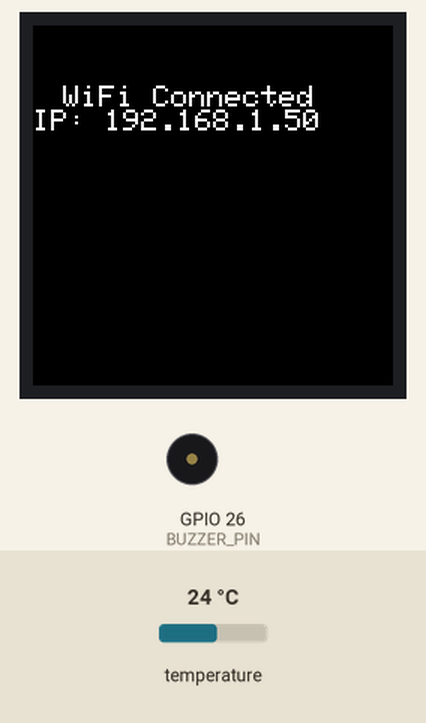
Simulated run of this program. Board: ESP32. Parts: 240×240 colour display, buzzer (waves = sounding). The test bench sets the inputs (shaded band); at power-on: temperature 24 °C. WiFi joins after 1.5 s; servers stay silent unless stated; no MQTT or app messages arrive unless stated; web services answer with replies made up by the test bench; what the program prints to the serial monitor is not drawn.

Above: at 4.9 s.
5.0 s: temperature set to 20.5 °C
At 15.7 s:
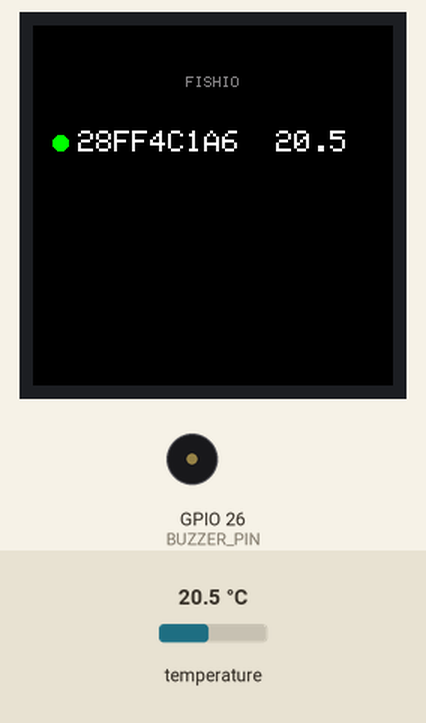
21.0 s: temperature set to 19.3 °C
At 25.8 s:
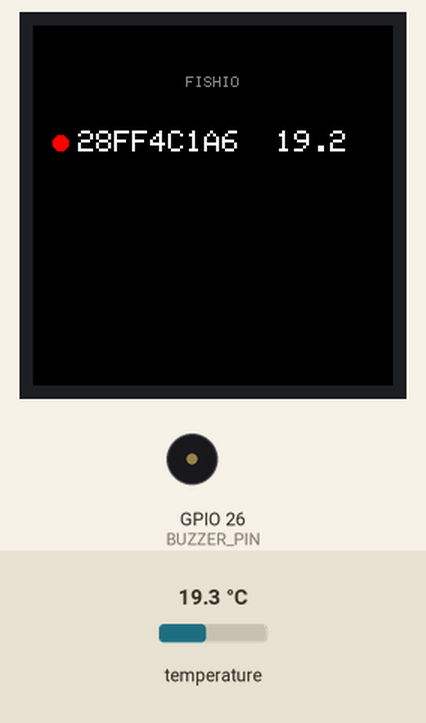
37.0 s: temperature set to 28 °C
At 45.5 s:
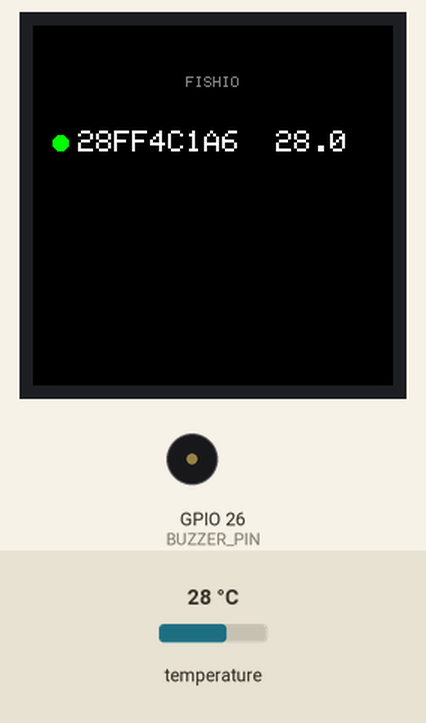
53.0 s: temperature set to 12 °C
At 56.4 s:
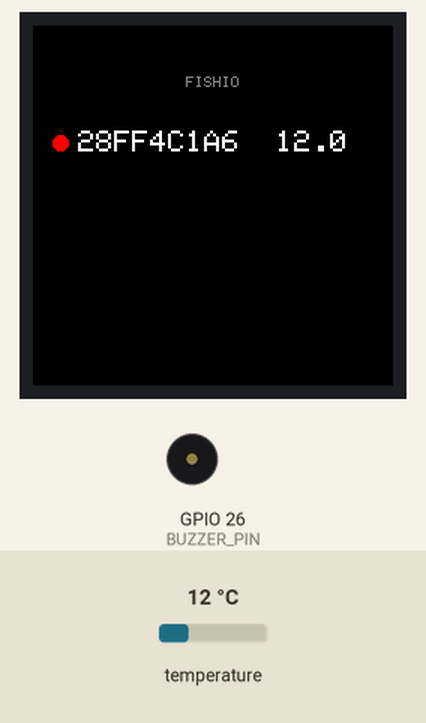
Timing chart, 0 to 66.7 s (numbered marks = the images above; inputs shaded):
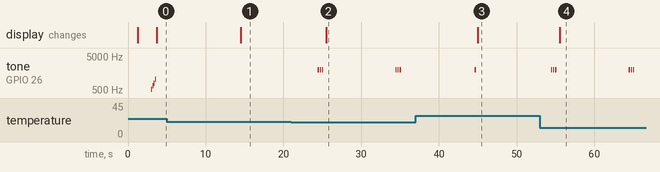

The program:

main.cpp
```cpp
// main.cpp — fishio.2 (ESP32 + GC9A01)
#include <WiFi.h>
#include "Buzzer.h"
#include "Config.h"
#include "DisplayManager.h"
#include "MqttManager.h"
#include "OtaManager.h"
#include "SystemInfoManager.h"
#include "TelegramAlert.h"
#include "TempSensorManager.h"
#include "WifiManager.h"

// Managers
WifiManager wifi(WIFI_SSID, WIFI_PASSWORD);
WiFiClient espClient;
MqttManager mqtt(MQTT_SERVER, MQTT_PORT, MQTT_CLIENT_ID, MQTT_USER, MQTT_PASSWORD);
TempSensorManager sensors(ONE_WIRE_BUS);
TelegramAlert telegram(TELEGRAM_BOT_TOKEN, TELEGRAM_CHAT_ID);
Buzzer buzzer(BUZZER_PIN);
SystemInfoManager sysInfo(mqtt, MQTT_CLIENT_ID, 60000);  // Every 60 seconds
OtaManager ota(MQTT_CLIENT_ID, OTA_PASSWORD);

// Store alert state per sensor
bool alertState[MAX_SENSORS] = { false };

// --- Fixed-size buffers ---
static char idBuf[32];
static char topicBuf[64];
static char msgBuf[160];  // Alerts / telegram messages, boot screens
static char dtBuf[16];    // Temperature as string for MQTT

// Display dashboard data. nameStore backs the readings' name pointers so they
// stay valid until showReadings() copies them.
static char nameStore[MAX_SENSORS][20];
static DisplayManager::TankReading readings[MAX_SENSORS];

// Timing
const unsigned long SENSORS_INTERVAL_MS = 10UL * 1000UL;  // 10 seconds between cycles
unsigned long lastSensorsMillis = 0;

void mqttCallback(char* topic, byte* payload, unsigned int length) {
  Serial.print("MQTT message [");
  Serial.print(topic);
  Serial.print("]: ");
  for (unsigned int i = 0; i < length; i++) Serial.print((char)payload[i]);
  Serial.println();
}

void setup() {
  Serial.begin(115200);
  delay(1000);

  buzzer.begin();
  DisplayManager::begin();
  DisplayManager::displayText("Fishio 2\nstarting...");

  wifi.connect();
  ota.begin();
  mqtt.begin(espClient, mqttCallback);
  mqtt.connect();

  sensors.begin();

  snprintf(msgBuf, sizeof(msgBuf), "Fishio 2 starting up.");
  telegram.sendMessage(msgBuf);
  buzzer.playMelody();

  lastSensorsMillis = millis();

  const char* ipAddress = wifi.getAddress();
  snprintf(msgBuf, sizeof(msgBuf), "WiFi Connected\nIP: %s", ipAddress);
  DisplayManager::displayText(msgBuf);
}

void processSensorsOnce() {
  // Ensure WiFi and MQTT are connected
  if (!wifi.isConnected()) wifi.connect();
  if (!mqtt.isConnected()) mqtt.connect();

  mqtt.loop();
  ota.loop();

  int count = sensors.getCount();
  if (count < 0) return;

  // One bus-wide conversion per cycle (not once per sensor).
  sensors.requestTemperatures();

  int rcount = 0;
  for (int i = 0; i < count && i < MAX_SENSORS; i++) {
    const String sensorIdStr = sensors.getId(i);
    strncpy(idBuf, sensorIdStr.c_str(), sizeof(idBuf));
    idBuf[sizeof(idBuf) - 1] = '\0';

    float temp = sensors.getTempC(i);

    // Resolve tank name (Config TANKS array), falling back to the raw id.
    const char* matched = nullptr;
    for (int j = 0; j < MAX_SENSORS; j++) {
      if (TANKS[j].id == nullptr) continue;
      if (strcmp(idBuf, TANKS[j].id) == 0) {
        matched = TANKS[j].name;
        break;
      }
    }
    strncpy(nameStore[rcount], matched ? matched : idBuf, sizeof(nameStore[rcount]));
    nameStore[rcount][sizeof(nameStore[rcount]) - 1] = '\0';
    const char* name = nameStore[rcount];

    snprintf(topicBuf, sizeof(topicBuf), "temp/aquarium/%s", idBuf);

    DisplayManager::Status status;
    if (temp == DEVICE_DISCONNECTED_C) {
      status = DisplayManager::STATUS_ERROR;
      snprintf(msgBuf, sizeof(msgBuf), "%s sensor disconnected!", name);
      Serial.println(msgBuf);
      buzzer.alert(5);
      if (!alertState[i]) {
        telegram.sendMessage(msgBuf);
        alertState[i] = true;
      }
    } else {
      dtostrf(temp, 4, 2, dtBuf);
      mqtt.publish(topicBuf, dtBuf);
      Serial.printf("Published %s (Topic: %s, Temp: %.2fC)\n", name, topicBuf, temp);

      if (temp < TEMP_LOW || temp > TEMP_HIGH) {
        status = DisplayManager::STATUS_ALERT;
        snprintf(msgBuf, sizeof(msgBuf),
                 "%s temperature out of range (Temp: %.2fC, Low: %d, High: %dC)",
                 name, temp, TEMP_LOW, TEMP_HIGH);
        Serial.println(msgBuf);
        buzzer.alert(3);
        if (!alertState[i]) {
          telegram.sendMessage(msgBuf);
          alertState[i] = true;
        }
      } else {
        status = DisplayManager::STATUS_OK;
        if (alertState[i]) {
          snprintf(msgBuf, sizeof(msgBuf),
                   "%s temperature back to normal (Temp: %.2fC)", name, temp);
          Serial.println(msgBuf);
          telegram.sendMessage(msgBuf);
          buzzer.alert(1);
          alertState[i] = false;
        }
      }
    }

    readings[rcount].name = nameStore[rcount];
    readings[rcount].tempC = temp;
    readings[rcount].status = status;
    rcount++;
  }  // end for sensors

  DisplayManager::showReadings(readings, rcount);
}

void loop() {
  unsigned long now = millis();

  if (now - lastSensorsMillis >= SENSORS_INTERVAL_MS) {
    lastSensorsMillis = now;
    processSensorsOnce();
  }

  // Keep services responsive between sensor cycles.
  sysInfo.loop();
  mqtt.loop();
  ota.loop();
  DisplayManager::tick();  // advances the carousel between data updates

  delay(10);
}
```

Buzzer.cpp
```cpp
#include "Buzzer.h"

// LEDC config: 8-bit resolution, 50% duty for a clean square-wave tone.
static const uint8_t LEDC_RES_BITS = 8;
static const uint32_t LEDC_DUTY = 128;  // ~50% of 8-bit range

Buzzer::Buzzer(uint8_t pin, uint8_t ledcChannel)
  : _pin(pin), _channel(ledcChannel) {}

void Buzzer::begin() {
  ledcSetup(_channel, 2000, LEDC_RES_BITS);
  ledcAttachPin(_pin, _channel);
  ledcWrite(_channel, 0);  // silent
}

void Buzzer::tone(uint32_t freq, uint32_t durationMs) {
  ledcWriteTone(_channel, freq);
  ledcWrite(_channel, LEDC_DUTY);
  delay(durationMs);
  noTone();
}

void Buzzer::noTone() {
  ledcWrite(_channel, 0);
  ledcWriteTone(_channel, 0);
}

void Buzzer::playMelody() {
  const uint16_t notes[] = { 523, 659, 784, 1047 };  // C5 E5 G5 C6
  for (uint8_t i = 0; i < 4; i++) {
    tone(notes[i], 120);
    delay(40);
  }
}

void Buzzer::alert(int beeps) {
  for (int i = 0; i < beeps; i++) {
    tone(2000, 150);
    delay(120);
  }
}
```

Buzzer.h
```cpp
#pragma once

#include <Arduino.h>

// Passive piezo buzzer driven by the ESP32 LEDC peripheral (ESP32 has no tone()).
class Buzzer {
public:
  Buzzer(uint8_t pin, uint8_t ledcChannel = 0);

  void begin();
  void playMelody();        // Startup chime
  void alert(int beeps);    // n short alert beeps
  void tone(uint32_t freq, uint32_t durationMs);
  void noTone();

private:
  uint8_t _pin;
  uint8_t _channel;
};
```

DisplayManager.cpp
```cpp
#include "DisplayManager.h"

#include <Arduino_GFX_Library.h>
#include "Config.h"

// VSPI data bus. GC9A01 is write-only, so MISO is not connected.
static Arduino_DataBus* bus =
    new Arduino_ESP32SPI(TFT_DC, TFT_CS, TFT_SCLK, TFT_MOSI, GFX_NOT_DEFINED);

// GC9A01 panel: rotation 0, IPS = true.
static Arduino_GFX* gfx = new Arduino_GC9A01(bus, TFT_RST, 0, true);

static const int16_t CX = 120;  // screen centre (240x240)
static const int16_t CY = 120;
static const uint16_t GRAY = 0x8410;
static const uint16_t DKGRAY = 0x4208;

// Cached copy of the latest readings so the carousel can redraw on its own.
struct Entry {
  char name[20];
  float tempC;
  uint8_t status;
};
static Entry s_entries[MAX_SENSORS];
static int s_count = 0;
static int s_index = 0;
static unsigned long s_lastAdvance = 0;

static uint16_t statusColor(uint8_t s) {
  switch (s) {
    case DisplayManager::STATUS_OK: return GREEN;
    case DisplayManager::STATUS_ALERT: return RED;
    default: return YELLOW;  // STATUS_ERROR
  }
}

// Print a string centred horizontally on CX and vertically on cy.
static void printCentered(const char* s, int16_t cy, uint8_t size, uint16_t color) {
  int16_t x1, y1;
  uint16_t w, h;
  gfx->setTextSize(size);
  gfx->getTextBounds(s, 0, 0, &x1, &y1, &w, &h);
  gfx->setTextColor(color);
  gfx->setCursor(CX - (int16_t)w / 2 - x1, cy - (int16_t)h / 2 - y1);
  gfx->print(s);
}

static void drawNoSensors() {
  gfx->fillScreen(BLACK);
  printCentered("No sensors", CY, 2, GRAY);
}

static void drawCarousel(int idx) {
  const Entry& e = s_entries[idx];
  uint16_t col = statusColor(e.status);

  gfx->fillScreen(BLACK);

  // Thick status ring around the rim.
  for (int16_t r = 119; r >= 113; r--) gfx->drawCircle(CX, CY, r, col);

  char name[16];
  strncpy(name, e.name, sizeof(name));
  name[sizeof(name) - 1] = '\0';
  printCentered(name, 62, 2, WHITE);

  char num[12];
  if (e.status == DisplayManager::STATUS_ERROR) strcpy(num, "--");
  else dtostrf(e.tempC, 0, 1, num);
  printCentered(num, CY, 5, col);

  // Degree ring just past the top-right of the big number.
  int16_t x1, y1;
  uint16_t w, h;
  gfx->setTextSize(5);
  gfx->getTextBounds(num, 0, 0, &x1, &y1, &w, &h);
  gfx->drawCircle(CX + (int16_t)w / 2 + 12, CY - (int16_t)h / 2 + 4, 4, col);

  // Page indicator: dots if they fit, otherwise "i/n".
  if (s_count > 1) {
    if (s_count <= 9) {
      int total = s_count * 14;
      int sx = CX - total / 2 + 7;
      for (int k = 0; k < s_count; k++) {
        if (k == idx) gfx->fillCircle(sx + k * 14, 196, 4, col);
        else gfx->drawCircle(sx + k * 14, 196, 3, DKGRAY);
      }
    } else {
      char p[12];
      snprintf(p, sizeof(p), "%d/%d", idx + 1, s_count);
      printCentered(p, 196, 2, WHITE);
    }
  }
}

static void drawList() {
  gfx->fillScreen(BLACK);
  printCentered("FISHIO", 38, 1, GRAY);

  const int rows = s_count < 4 ? s_count : 4;
  const int16_t ys[4] = { 78, 108, 138, 168 };
  for (int k = 0; k < rows; k++) {
    const Entry& e = s_entries[k];

    char name[10];
    strncpy(name, e.name, sizeof(name));
    name[sizeof(name) - 1] = '\0';

    char tstr[10];
    if (e.status == DisplayManager::STATUS_ERROR) strcpy(tstr, "--");
    else dtostrf(e.tempC, 0, 1, tstr);

    char row[24];
    snprintf(row, sizeof(row), "%s  %s", name, tstr);

    int16_t x1, y1;
    uint16_t w, h;
    gfx->setTextSize(2);
    gfx->getTextBounds(row, 0, 0, &x1, &y1, &w, &h);
    int16_t leftX = CX - (int16_t)w / 2 - x1;

    gfx->fillCircle(leftX - 12, ys[k], 5, statusColor(e.status));
    gfx->setTextColor(WHITE);
    gfx->setCursor(leftX, ys[k] - (int16_t)h / 2 - y1);
    gfx->print(row);
  }

  if (s_count > rows) {
    char more[12];
    snprintf(more, sizeof(more), "+%d more", s_count - rows);
    printCentered(more, 200, 1, GRAY);
  }
}

static void renderCurrent() {
  if (s_count == 0) {
    drawNoSensors();
    return;
  }
#if DISPLAY_MODE == DISPLAY_LIST
  drawList();
#else
  drawCarousel(s_index);
#endif
}

bool DisplayManager::begin() {
  if (!gfx->begin(TFT_SPI_SPEED)) {
    Serial.println("Display init failed!");
    return false;
  }

  // No BLK pin on this module — backlight is hardwired on.
  gfx->fillScreen(BLACK);
  return true;
}

void DisplayManager::displayText(const char* text) {
  gfx->fillScreen(BLACK);
  gfx->setTextColor(WHITE);
  gfx->setTextSize(2);
  // The round panel is 240x240; nudge in from the edge so text clears the bezel.
  gfx->setCursor(20, 40);
  gfx->println(text);
}

void DisplayManager::showReadings(const TankReading* readings, int count) {
  if (count > MAX_SENSORS) count = MAX_SENSORS;
  s_count = count;
  for (int i = 0; i < count; i++) {
    strncpy(s_entries[i].name, readings[i].name ? readings[i].name : "", sizeof(s_entries[i].name));
    s_entries[i].name[sizeof(s_entries[i].name) - 1] = '\0';
    s_entries[i].tempC = readings[i].tempC;
    s_entries[i].status = (uint8_t)readings[i].status;
  }
  if (s_index >= s_count) s_index = 0;
  s_lastAdvance = millis();
  renderCurrent();
}

void DisplayManager::tick() {
#if DISPLAY_MODE == DISPLAY_CAROUSEL
  if (s_count > 1 && millis() - s_lastAdvance >= CAROUSEL_INTERVAL_MS) {
    s_index = (s_index + 1) % s_count;
    s_lastAdvance = millis();
    drawCarousel(s_index);
  }
#endif
}
```

DisplayManager.h
```cpp
#pragma once

#include <Arduino.h>

// GC9A01 240x240 round IPS LCD over SPI (pins from Config.h).
// Renders an aquarium dashboard in one of two layouts selected by DISPLAY_MODE:
//   DISPLAY_CAROUSEL — one tank at a time, large, auto-cycling with a status ring
//   DISPLAY_LIST     — all tanks as rows on one screen
class DisplayManager {
public:
  enum Status { STATUS_OK, STATUS_ALERT, STATUS_ERROR };

  struct TankReading {
    const char* name;
    float tempC;
    Status status;
  };

  static bool begin();

  // Simple full-screen message (boot/status screens).
  static void displayText(const char* text);

  // Push the latest readings; redraws immediately.
  static void showReadings(const TankReading* readings, int count);

  // Call frequently from loop(); advances the carousel between data updates.
  static void tick();
};
```

MqttManager.cpp
```cpp
#include "MqttManager.h"

MqttManager::MqttManager(const char* server, int port,
                         const char* clientId,
                         const char* user, const char* password)
  : _server(server), _port(port),
    _clientId(clientId), _user(user), _password(password) {}

void MqttManager::begin(WiFiClient& wifiClient, std::function<void(char*, byte*, unsigned int)> callback) {
  _client.setClient(wifiClient);
  _client.setServer(_server, _port);
  _client.setCallback(callback);
}

void MqttManager::connect() {
  // Single non-blocking attempt; the main loop retries each cycle so we never
  // stall the device (display/sensors) waiting on an unreachable broker.
  if (_client.connected()) return;

  Serial.print("Connecting to MQTT... ");
  if (_client.connect(_clientId, _user, _password)) {
    Serial.println("connected");
  } else {
    Serial.printf("failed (state %d), will retry next cycle\n", _client.state());
  }
}

bool MqttManager::isConnected() {
  return _client.connected();
}

void MqttManager::loop() {
  _client.loop();
}

void MqttManager::publish(const char* topic, const char* payload) {
  if (_client.connected()) _client.publish(topic, payload);
}

void MqttManager::subscribe(const char* topic) {
  if (_client.connected()) _client.subscribe(topic);
}
```

MqttManager.h
```cpp
#pragma once

#include <Arduino.h>
#include <PubSubClient.h>
#include <WiFiClient.h>
#include <functional>

class MqttManager {
public:
  MqttManager(const char* server, int port,
              const char* clientId,
              const char* user, const char* password);

  void begin(WiFiClient& wifiClient, std::function<void(char*, byte*, unsigned int)> callback);
  void connect();
  bool isConnected();
  void loop();
  void publish(const char* topic, const char* payload);
  void subscribe(const char* topic);

private:
  const char* _server;
  int _port;
  const char* _clientId;
  const char* _user;
  const char* _password;
  PubSubClient _client;
};
```

OtaManager.cpp
```cpp
#include "OtaManager.h"

#include <ArduinoOTA.h>
#include <ESPmDNS.h>
#include <WiFi.h>

OtaManager::OtaManager(const char* hostname, const char* password)
  : _hostname(hostname), _password(password) {}

void OtaManager::begin() {
  ArduinoOTA.setHostname(_hostname);
  ArduinoOTA.setPassword(_password);

  ArduinoOTA.onStart([]() { Serial.println("OTA: update starting"); });
  ArduinoOTA.onEnd([]() { Serial.println("\nOTA: update complete"); });
  ArduinoOTA.onProgress([](unsigned int progress, unsigned int total) {
    Serial.printf("OTA progress: %u%%\r", (progress * 100) / total);
  });
  ArduinoOTA.onError([](ota_error_t error) {
    Serial.printf("OTA error [%u]\n", error);
  });

  ArduinoOTA.begin();
  Serial.println("OTA ready");
}

void OtaManager::loop() {
  ArduinoOTA.handle();
}
```

OtaManager.h
```cpp
#pragma once

#include <Arduino.h>

class OtaManager {
public:
  OtaManager(const char* hostname, const char* password);
  void begin();
  void loop();

private:
  const char* _hostname;
  const char* _password;
};
```

SystemInfoManager.h
```cpp
#pragma once

#include <Arduino.h>
#include <WiFi.h>
#include "Config.h"
#include "MqttManager.h"

class SystemInfoManager {
private:
  MqttManager& mqtt;
  String deviceId;
  unsigned long lastPublish;
  unsigned long publishInterval;

public:
  SystemInfoManager(MqttManager& mqttClient, const char* id, unsigned long intervalMs = 60000)
    : mqtt(mqttClient), deviceId(id), lastPublish(0), publishInterval(intervalMs) {}

  void publishNow() {
    if (!mqtt.isConnected()) return;

    char payload[256];
    snprintf(payload, sizeof(payload),
      "{"
      "\"chipId\":%u,"
      "\"heapFree\":%u,"
      "\"flashSize\":%u,"
      "\"wifiRSSI\":%d,"
      "\"uptimeSec\":%lu"
      "}",
      (uint32_t)(ESP.getEfuseMac() & 0xFFFFFFFF),
      ESP.getFreeHeap(),
      (uint32_t)ESP.getFlashChipSize(),
      WiFi.RSSI(),
      millis() / 1000UL
    );

    char topic[64];
    snprintf(topic, sizeof(topic), "system/%s/status", deviceId.c_str());

    mqtt.publish(topic, payload);
    Serial.printf("Published system info for %s (%s)\n", MQTT_CLIENT_ID, payload);
  }

  void loop() {
    unsigned long now = millis();
    if (now - lastPublish >= publishInterval) {
      publishNow();
      lastPublish = now;
    }
  }
};
```

TelegramAlert.h
```cpp
#pragma once

#include <Arduino.h>
#include <WiFiClientSecure.h>

class TelegramAlert {
public:
  TelegramAlert(const char* botToken, const char* chatId);
  void sendMessage(const char* message);

private:
  const char* _botToken;
  const char* _chatId;
  WiFiClientSecure _secureClient;  // Persistent: configured once, reused per alert
  bool _tlsConfigured = false;
  String urlEncode(const char* msg);
};
```

TempSensorManager.cpp
```cpp
#include "TempSensorManager.h"

TempSensorManager::TempSensorManager(int dataPin)
  : _oneWire(dataPin), _sensors(&_oneWire), _count(0) {}

void TempSensorManager::begin() {
  _sensors.begin();
  _count = _sensors.getDeviceCount();
  Serial.printf("Found %d DS18B20 sensor(s)\n", _count);

  for (int i = 0; i < _count && i < MAX_SENSORS; i++) {
    if (_sensors.getAddress(_addresses[i], i)) {
      _ids[i] = formatAddress(_addresses[i]);
      Serial.printf("Sensor %d initialized (ID: %s)\n", i, _ids[i].c_str());
    }
  }
}

int TempSensorManager::getCount() {
  return _count;
}

void TempSensorManager::requestTemperatures() {
  _sensors.requestTemperatures();
}

float TempSensorManager::getTempC(int index) {
  if (index < 0 || index >= _count) return DEVICE_DISCONNECTED_C;
  return _sensors.getTempC(_addresses[index]);
}

String TempSensorManager::getId(int index) {
  if (index >= _count) return "";
  return _ids[index];
}

String TempSensorManager::formatAddress(DeviceAddress address) {
  char id[17];
  for (uint8_t i = 0; i < 8; i++) sprintf(&id[i * 2], "%02X", address[i]);
  return String(id);
}
```

Source omitted: TelegramAlert.cpp (2011 bytes), TempSensorManager.h (537 bytes), WifiManager.cpp (813 bytes), WifiManager.h (279 bytes), Config.h (3172 bytes)

Measured:
- the behaviour switches between 20 and 19.9 °C on temperature (found by bisection; images 1 and 2)
- after the input at 5.0 s, the display: changes after 9.5 s (image 1)
- after the input at 21.0 s, tone on GPIO 26 (BUZZER_PIN): plays 2000 Hz for 0.15 s, 2000 Hz for 0.15 s, 2000 Hz for 0.15 s, 2000 Hz for 0.15 s, 2000 Hz for 0.15 s, 2000 Hz for 0.15 s, starting after 3.4 s; the display: changes after 4.5 s (image 2)
- after the input at 37.0 s, the display: changes after 8.0 s (image 3)
- after the input at 53.0 s, tone on GPIO 26 (BUZZER_PIN): plays 2000 Hz for 0.15 s, 2000 Hz for 0.15 s, 2000 Hz for 0.15 s, 2000 Hz for 0.15 s, 2000 Hz for 0.15 s, 2000 Hz for 0.15 s, starting after 1.5 s; the display: changes after 2.5 s (image 4)
